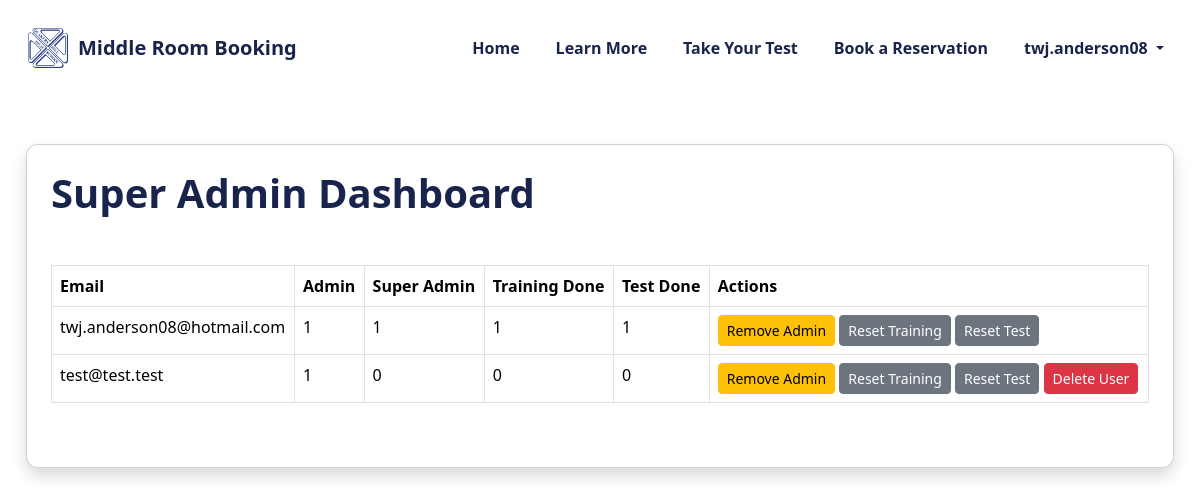
Before: /superadmin (signed in) with the older database file.
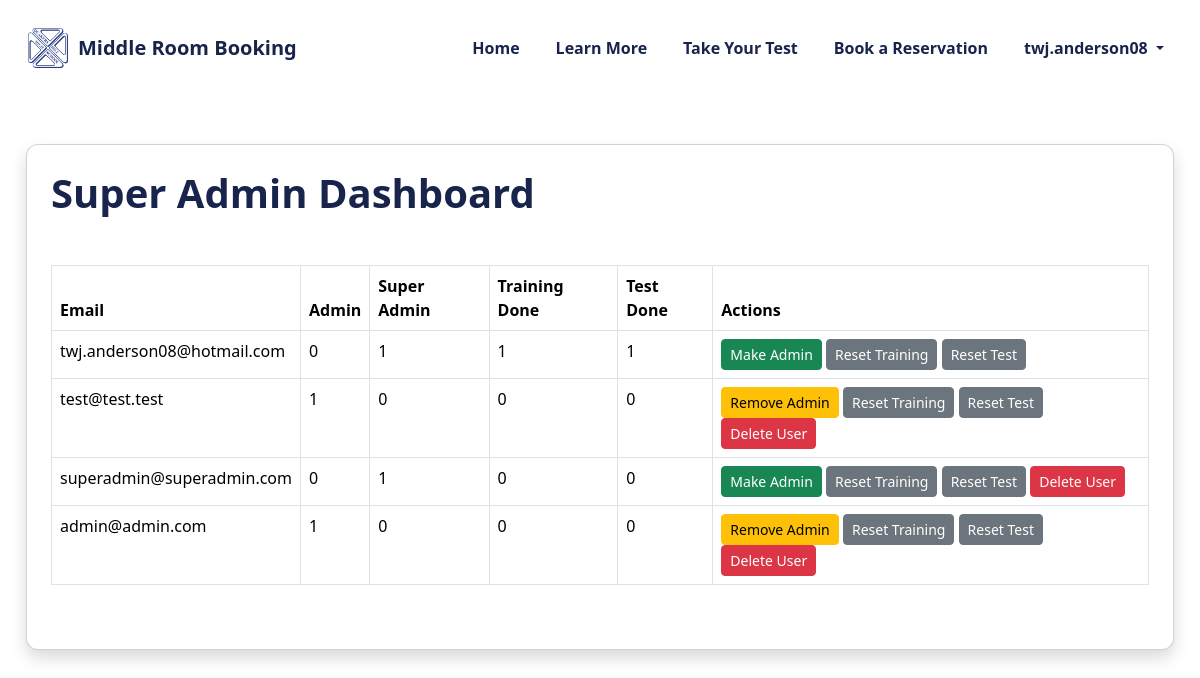
After: the same page with the newer database file.
### tables this page shows
CREATE TABLE users (
    id INTEGER PRIMARY KEY AUTOINCREMENT,
    email TEXT UNIQUE NOT NULL,
    password_hash TEXT,
    google_id TEXT
, training_done INTEGER DEFAULT 0, test_done INTEGER DEFAULT 0, is_admin INTEGER DEFAULT 0, is_superadmin INTEGER DEFAULT 0);

### Everything/app.py (the view)
@app.route("/superadmin")
@superadmin_required
def superadmin_panel():
    db = get_db()
    users = db.execute("SELECT * FROM users").fetchall()
    return render_template("admin/superadmin.html", users=users)

### Everything/app.py (called while the page is built)
def superadmin_required(f):
    @wraps(f)
    def wrapper(*args, **kwargs):
        if not session.get("is_superadmin"):
            return redirect("/")
        return f(*args, **kwargs)
    return wrapper

### Everything/database/db.py (called while the page is built)
def get_db():
    db = sqlite3.connect("database.db", check_same_thread=False)
    db.row_factory = sqlite3.Row
    db.execute("PRAGMA journal_mode=WAL;")
    db.execute("PRAGMA busy_timeout = 3000;")
    return db

### Everything/templates/admin/superadmin.html (shortened to what this page needs)
{% include "header.html" %}
<div class="container mt-5 mb-5">
    <div class="card shadow p-4 pb-5" style="border-radius: 12px;">
        <h1 class="mb-4" style="color:#19244c; font-weight:700;">
            Super Admin Dashboard
        </h1>
    <table class="table table-bordered mt-4">
        <thead>
            <tr>
                <th>Email</th>
                <th>Admin</th>
                <th>Super Admin</th>
                <th>Training Done</th>
                <th>Test Done</th>
                <th>Actions</th>
            </tr>
        </thead>
        <tbody class'>
            {% for u in users %}
            <tr>
                <td>{{ u.email }}</td>
                <td>{{ u.is_admin }}</td>
                <td>{{ u.is_superadmin }}</td>
                <td>{{ u.training_done }}</td>
                <td>{{ u.test_done }}</td>
                <td>
                    {% if not u.is_admin %}
                    <form action="/superadmin/make_admin/{{ u.email }}" method="POST" style="display:inline;">
                        <button class="btn btn-sm btn-success">Make Admin</button>
                    </form>
                    {% else %}
                    <form action="/superadmin/remove_admin/{{ u.email }}" method="POST" style="display:inline;">
                        <button class="btn btn-sm btn-warning">Remove Admin</button>
                    </form>
                    {% endif %}
                    <form action="/superadmin/reset_training/{{ u.email }}" method="POST" style="display:inline;">
                        <button class="btn btn-sm btn-secondary">Reset Training</button>
                    </form>
                    <form action="/superadmin/reset_test/{{ u.email }}" method="POST" style="display:inline;">
                        <button class="btn btn-sm btn-secondary">Reset Test</button>
                    </form>
                    {% if session["user"] != u.email %}
                    <form action="/superadmin/delete_user/{{ u.email }}" method="POST" style="display:inline;">
                        <button class="btn btn-sm btn-danger"
                                onclick="return confirm('Are you sure you want to delete this user? This cannot be undone.')">
                            Delete User
                        </button>
                    </form>
                    {% endif %}
                </td>
            </tr>
            {% endfor %}
        </tbody>
    </table>
</div>

### Everything/templates/header.html (shortened to what this page needs)
<!DOCTYPE html>
<html lang="en">
<link href="https://cdn.jsdelivr.net/npm/bootstrap@5.3.2/dist/css/bootstrap.min.css" rel="stylesheet">
<link rel="stylesheet" href="{{ url_for('static', filename='styles.css') }}">
<header style="background-color: #ffffff; padding: 15px 0;">
    <nav class="navbar navbar-expand-lg">
        <div class="container-fluid">
            <div class="container d-flex align-items-center justify-content-between">
                <a href="/" class="navbar-brand d-flex align-items-center">
                    <img src="{{ url_for('static', filename='icon.png') }}"
                         alt="Logo"
                         style="height: 40px; width: 40px; margin-right: 10px;">
                    <span style="font-weight: bold; color: #19244c;">
                        Middle Room Booking
                    </span>
                </a>
                <ul class="navbar-nav ms-auto d-none d-lg-flex" style="gap: 20px;">
                    <li class="nav-item"><a class="nav-link" href="/">Home</a></li>
                    <li class="nav-item"><a class="nav-link" href="/training">Learn More</a></li>
                    <li class="nav-item"><a class="nav-link" href="/test">Take Your Test</a></li>
                    <li class="nav-item"><a class="nav-link" href="/booking">Book a Reservation</a></li>
                    {% if session.get("user") %}
                    <li class="nav-item dropdown">
                        <a class="nav-link dropdown-toggle"
                           href="#"
                           data-bs-toggle="dropdown">
                            {{ session["user"].split("@")[0] }}
                        </a>
                    </li>
                    {% endif %}
                </ul>
            </div>
        </div>
    </nav>
</header>

### Everything/static/styles.css (style rules this page uses)
html, body { margin: 0; padding: 0; width: 100%; overflow-x: hidden; }
.container { width: 100%; max-width: 1200px; margin: 0 auto; padding: 0 16px; }
header { background-color: #2f3b7f; padding: 15px 0; }
.navbar-nav .nav-link { color: #19244c !important; font-weight: 600; }
.card { border-radius: 12px; margin: 10px; }

Changed rows visible on the page:
changed users "twj.anderson08@hotmail.com": is_admin "1" → "0"; is_admin "Remove Admin" → "Make Admin"
added users: email "superadmin@superadmin.com", is_admin "0", is_superadmin "1", training_done "0", test_done "0"
added users: email "admin@admin.com", is_admin "1", is_superadmin "0", training_done "0", test_done "0"
